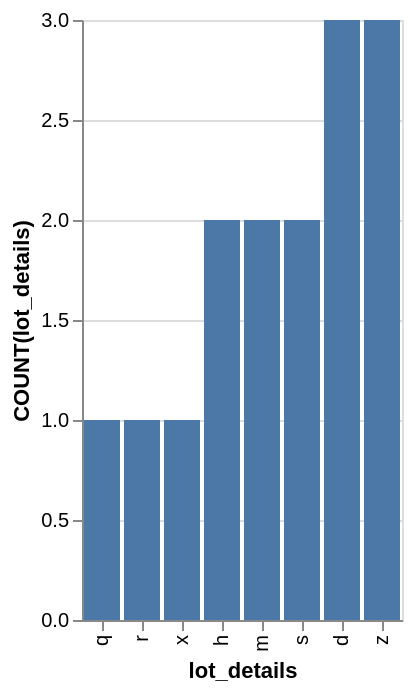

Write the Vega-Lite specification saved for this chart.
### Vega-Lite specification from a JSON file in a GitHub repository (floating-point values rounded to 4 significant figures)
{"data": {"values": [{"x_data": "q", "y_data": 1}, {"x_data": "r", "y_data": 1}, {"x_data": "x", "y_data": 1}, {"x_data": "h", "y_data": 2}, {"x_data": "m", "y_data": 2}, {"x_data": "s", "y_data": 2}, {"x_data": "d", "y_data": 3}, {"x_data": "z", "y_data": 3}]}, "mark": "bar", "encoding": {"x": {"field": "x_data", "type": "nominal", "title": "lot_details", "sort": {"op": "sum", "field": "y_data", "order": "ascending"}}, "y": {"field": "y_data", "type": "quantitative", "title": "COUNT(lot_details)"}}}
